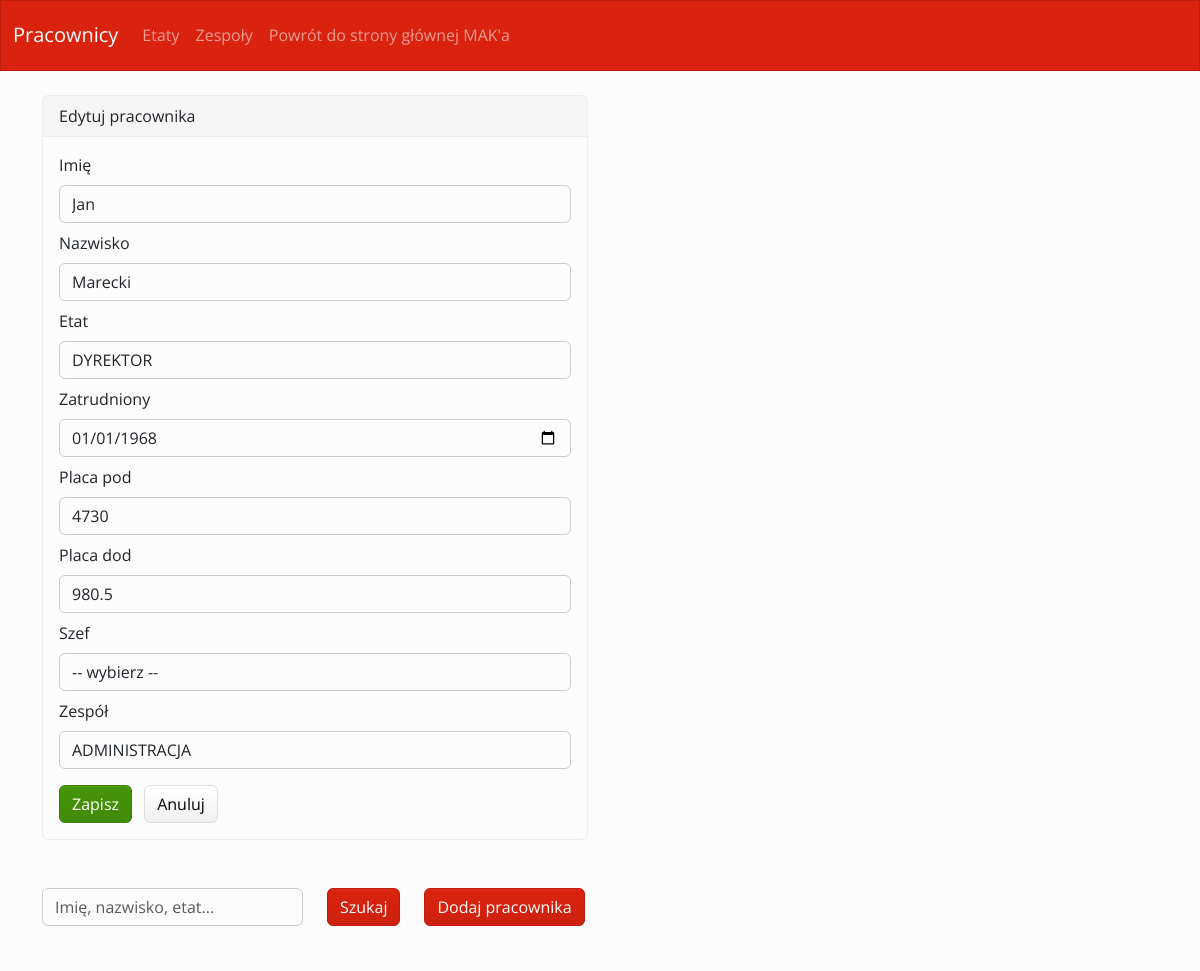
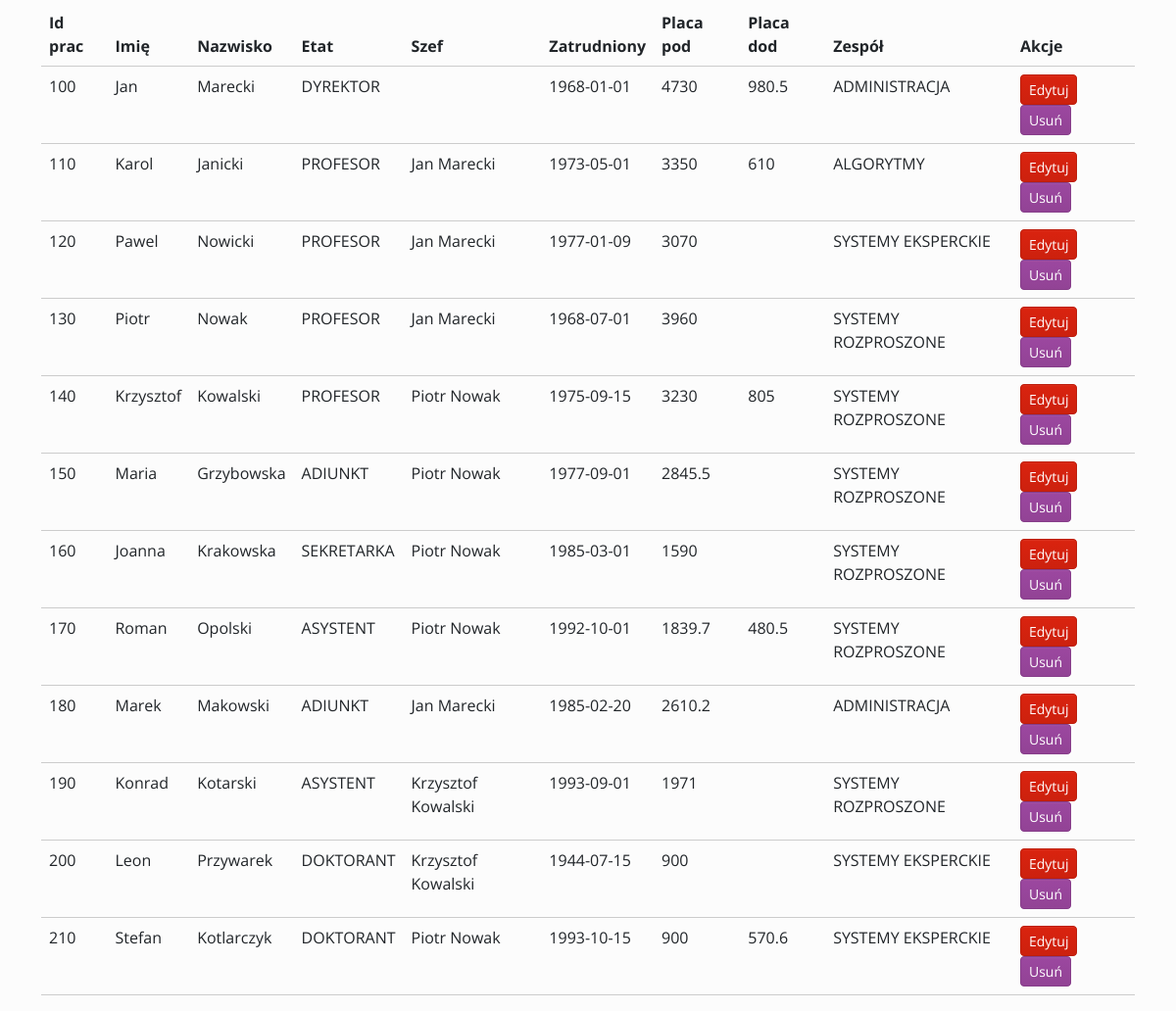
Screenshot of /index.php?edit=100 with the database file from the repository (2 pictures, top to bottom).
### tables this page shows
CREATE TABLE IF NOT EXISTS `pracownicy` (
  `ID_PRAC` int(11) NOT NULL AUTO_INCREMENT,
  `NAZWISKO` varchar(15) DEFAULT NULL,
  `IMIE` varchar(20) DEFAULT NULL,
  `ETAT` varchar(20) DEFAULT NULL,
  `ID_SZEFA` int(11) DEFAULT NULL,
  `ZATRUDNIONY` date DEFAULT NULL,
  `PLACA_POD` float DEFAULT NULL,
  `PLACA_DOD` float DEFAULT NULL,
  `ID_ZESP` int(11) DEFAULT NULL,
  PRIMARY KEY (`ID_PRAC`),
  KEY `FK_pracownicy_pracownicy` (`ID_SZEFA`),
  KEY `FK_pracownicy_zespoly` (`ID_ZESP`),
  CONSTRAINT `FK_pracownicy_pracownicy` FOREIGN KEY (`ID_SZEFA`) REFERENCES `pracownicy` (`ID_PRAC`),
  CONSTRAINT `FK_pracownicy_zespoly` FOREIGN KEY (`ID_ZESP`) REFERENCES `zespoly` (`ID_ZESP`)
);

CREATE TABLE IF NOT EXISTS `etaty` (
  `NAZWA` varchar(15) NOT NULL,
  `PLACA_OD` float DEFAULT NULL,
  `PLACA_DO` float DEFAULT NULL,
  PRIMARY KEY (`NAZWA`)
);

CREATE TABLE IF NOT EXISTS `zespoly` (
  `ID_ZESP` int(11) NOT NULL,
  `NAZWA` varchar(20) DEFAULT NULL,
  `ADRES` varchar(20) DEFAULT NULL,
  PRIMARY KEY (`ID_ZESP`)
);

### index.php (the view, shortened to what this page needs)
<?php
require_once 'database.php';
require_once 'functions.php';
$edit_row = null;
if (isset($_GET['edit']) && is_numeric($_GET['edit'])) {
    $e = $pdo->prepare("SELECT * FROM pracownicy WHERE ID_PRAC = :id");
    $e->execute([':id' => $_GET['edit']]);
    $edit_row = $e->fetch(PDO::FETCH_ASSOC);
}
?>
<!doctype html>
<html lang="en">
<head>
    <link href="bootstrap/css/bootstrap.min.css" rel="stylesheet">
</head>
<body>
    <?php
    $sql = "SELECT p.*, s.IMIE as SZEF_IMIE, s.NAZWISKO as SZEF_NAZWISKO, z.NAZWA as ZESPOL FROM pracownicy p LEFT JOIN pracownicy s ON p.ID_SZEFA = s.ID_PRAC LEFT JOIN zespoly z ON p.ID_ZESP = z.ID_ZESP";
    if(isset($_POST['submit']) && $_POST['search']!=''){
        $stmt = $pdo->prepare($sql . " WHERE p.IMIE LIKE :s OR p.NAZWISKO LIKE :s OR p.ETAT LIKE :s OR p.ZATRUDNIONY LIKE :s OR p.PLACA_POD LIKE :s OR p.PLACA_DOD LIKE :s OR z.NAZWA LIKE :s OR s.IMIE LIKE :s OR s.NAZWISKO LIKE :s");
        $stmt -> bindValue(':s', '%'.$_POST['search'].'%', PDO::PARAM_STR);
        $stmt->execute();
    }
    else{
        $stmt = $pdo->prepare($sql);
        $stmt->execute();
    }
    ?>
    <div class="container">
        <?php if ($edit_row): ?>
        <div class="row my-4">
            <div class="col-md-6">
                <div class="card">
                    <div class="card-header">Edytuj pracownika</div>
                    <div class="card-body">
                        <form method="post" action="">
                            <div class="mb-2"><label class="form-label">Imię</label><input type="text" class="form-control" name="imie" value="<?= htmlspecialchars($edit_row['IMIE']) ?>"></div>
                            <div class="mb-2"><label class="form-label">Nazwisko</label><input type="text" class="form-control" name="nazwisko" value="<?= htmlspecialchars($edit_row['NAZWISKO']) ?>"></div>
                            <div class="mb-2"><label class="form-label">Etat</label>
                            <select name="etat" class="form-control">
                                <?php
                                    $e = $pdo->query("SELECT NAZWA FROM etaty");
                                    while($r = $e->fetch(PDO::FETCH_ASSOC)){
                                        echo "<option value='".$r['NAZWA']."'";
                                        if($edit_row['ETAT']==$r['NAZWA']) echo " selected";
                                        echo ">".$r['NAZWA']."</option>";
                                    }
                                ?>
                            </select>
                            </div>
                            <div class="mb-2"><label class="form-label">Zatrudniony</label><input type="date" class="form-control" name="zatrudniony" value="<?= htmlspecialchars($edit_row['ZATRUDNIONY']) ?>"></div>
                            <div class="mb-2"><label class="form-label">Placa pod</label><input type="number" step="0.01" class="form-control <?php if(isset($errors['placa_pod'])) echo 'error-input'; ?>" name="placa_pod" value="<?= htmlspecialchars($edit_row['PLACA_POD']) ?>"></div>
                            <div class="mb-2"><label class="form-label">Placa dod</label><input type="number" step="0.01" class="form-control" name="placa_dod" value="<?= htmlspecialchars($edit_row['PLACA_DOD']) ?>"></div>
                            <div class="mb-2"><label class="form-label">Szef</label>
                            <select name="szef" class="form-control">
                                <option value="">-- wybierz --</option>
                            </select>
                            </div>
                            <div class="mb-2"><label class="form-label">Zespół</label>
                            <select name="zesp" class="form-control">
                                <?php
                                    $z = $pdo->query("SELECT ID_ZESP, NAZWA FROM zespoly");
                                    while($r = $z->fetch(PDO::FETCH_ASSOC)){
                                        echo "<option value='".$r['ID_ZESP']."'";
                                        if($edit_row['ID_ZESP']==$r['ID_ZESP']) echo " selected";
                                        echo ">".$r['NAZWA']."</option>";
                                    }
                                ?>
                            </select>
                            </div>
                            <button type="submit" name="edit_submit" class="btn btn-success mt-2">Zapisz</button>
                            <a href="index.php" class="btn btn-secondary mt-2 ms-2">Anuluj</a>
                        </form>
                    </div>
                </div>
            </div>
        </div>
        <?php endif; ?>
        <form action="" method="post">
        <div class="row my-5">
            <div class="col-md-3">
                <input type="text" class="form-control" name="search" placeholder="Imię, nazwisko, etat...">
            </div>
            <div class="col-auto">
                <input type="submit" class="btn btn-primary" name="submit" value="Szukaj">
            </div>
            <div class="col-auto">
                <a href="dodaj_pracownika.php" class="btn btn-primary">Dodaj pracownika</a>
            </div>
        </div>
        </form>
        <div class="row">
            <div class="col-12">
                <table class="table">
                    <thead>
                    <tr>
                        <th>Id prac</th>
                        <th>Imię</th>
                        <th>Nazwisko</th>
                        <th>Etat</th>
                        <th>Szef</th>
                        <th>Zatrudniony</th>
                        <th>Placa pod</th>
                        <th>Placa dod</th>
                        <th>Zespół</th>
                        <th>Akcje</th>
                    </tr>
                    </thead>
                    <tbody>
                    <?php
                    foreach ($stmt as $row){
                        echo '<tr>';
                        echo '<td>'.$row['ID_PRAC'].'</td>';
                        echo '<td>'.$row['IMIE'].'</td>';
                        echo '<td>'.$row['NAZWISKO'].'</td>';
                        echo '<td>'.$row['ETAT'].'</td>';
                        echo '<td>'.(!empty($row['SZEF_IMIE']) ? $row['SZEF_IMIE'].' '.$row['SZEF_NAZWISKO'] : ' '). '</td>';
                        echo '<td>'.$row['ZATRUDNIONY'].'</td>';
                        echo '<td>'.$row['PLACA_POD'].'</td>';
                        echo '<td>'.$row['PLACA_DOD'].'</td>';
                        echo '<td>'.$row['ZESPOL'].'</td>';
                        echo '<td>
                            <a href="index.php?edit='.$row['ID_PRAC'].'" class="btn btn-sm btn-primary me-1">Edytuj</a>
                            <a href="index.php?delete='.$row['ID_PRAC'].'" class="btn btn-sm btn-danger" onclick="return confirm(\'Czy na pewno usunąć? Zastanów się dobrze...\')">Usuń</a>
                        </td>';
                        echo '</tr>';
                    }
                    ?>
                    </tbody>
                </table>
            </div>
        </div>
    </div>
</body>
</html>

### rows the page displays
pracownicy: imie "Jan", nazwisko "Marecki", etat "DYREKTOR", zatrudniony "01/01/1968", placa_pod "4730", placa_dod "980.5", zesp "ADMINISTRACJA", ID_PRAC "100", IMIE "Jan", NAZWISKO "Marecki", ETAT "DYREKTOR", ZATRUDNIONY "1968-01-01", PLACA_POD "4730", PLACA_DOD "980.5", ID_ZESP.NAZWA "ADMINISTRACJA"
pracownicy: ID_PRAC "110", IMIE "Karol", NAZWISKO "Janicki", ETAT "PROFESOR", ID_SZEFA.IMIE "Jan", ID_SZEFA.NAZWISKO "Marecki", ZATRUDNIONY "1973-05-01", PLACA_POD "3350", PLACA_DOD "610", ID_ZESP.NAZWA "ALGORYTMY"
pracownicy: ID_PRAC "120", IMIE "Pawel", NAZWISKO "Nowicki", ETAT "PROFESOR", ID_SZEFA.IMIE "Jan", ID_SZEFA.NAZWISKO "Marecki", ZATRUDNIONY "1977-01-09", PLACA_POD "3070", ID_ZESP.NAZWA "SYSTEMY EKSPERCKIE"
pracownicy: ID_PRAC "130", IMIE "Piotr", NAZWISKO "Nowak", ETAT "PROFESOR", ID_SZEFA.IMIE "Jan", ID_SZEFA.NAZWISKO "Marecki", ZATRUDNIONY "1968-07-01", PLACA_POD "3960", ID_ZESP.NAZWA "SYSTEMY ROZPROSZONE"
pracownicy: ID_PRAC "140", IMIE "Krzysztof", NAZWISKO "Kowalski", ETAT "PROFESOR", ID_SZEFA.IMIE "Piotr", ID_SZEFA.NAZWISKO "Nowak", ZATRUDNIONY "1975-09-15", PLACA_POD "3230", PLACA_DOD "805", ID_ZESP.NAZWA "SYSTEMY ROZPROSZONE"
pracownicy: ID_PRAC "150", IMIE "Maria", NAZWISKO "Grzybowska", ETAT "ADIUNKT", ID_SZEFA.IMIE "Piotr", ID_SZEFA.NAZWISKO "Nowak", ZATRUDNIONY "1977-09-01", PLACA_POD "2845.5", ID_ZESP.NAZWA "SYSTEMY ROZPROSZONE"
pracownicy: ID_PRAC "160", IMIE "Joanna", NAZWISKO "Krakowska", ETAT "SEKRETARKA", ID_SZEFA.IMIE "Piotr", ID_SZEFA.NAZWISKO "Nowak", ZATRUDNIONY "1985-03-01", PLACA_POD "1590", ID_ZESP.NAZWA "SYSTEMY ROZPROSZONE"
pracownicy: ID_PRAC "170", IMIE "Roman", NAZWISKO "Opolski", ETAT "ASYSTENT", ID_SZEFA.IMIE "Piotr", ID_SZEFA.NAZWISKO "Nowak", ZATRUDNIONY "1992-10-01", PLACA_POD "1839.7", PLACA_DOD "480.5", ID_ZESP.NAZWA "SYSTEMY ROZPROSZONE"
pracownicy: ID_PRAC "180", IMIE "Marek", NAZWISKO "Makowski", ETAT "ADIUNKT", ID_SZEFA.IMIE "Jan", ID_SZEFA.NAZWISKO "Marecki", ZATRUDNIONY "1985-02-20", PLACA_POD "2610.2", ID_ZESP.NAZWA "ADMINISTRACJA"
pracownicy: ID_PRAC "190", IMIE "Konrad", NAZWISKO "Kotarski", ETAT "ASYSTENT", ID_SZEFA.IMIE "Krzysztof", ID_SZEFA.NAZWISKO "Kowalski", ZATRUDNIONY "1993-09-01", PLACA_POD "1971", ID_ZESP.NAZWA "SYSTEMY ROZPROSZONE"
pracownicy: ID_PRAC "200", IMIE "Leon", NAZWISKO "Przywarek", ETAT "DOKTORANT", ID_SZEFA.IMIE "Krzysztof", ID_SZEFA.NAZWISKO "Kowalski", ZATRUDNIONY "1944-07-15", PLACA_POD "900", ID_ZESP.NAZWA "SYSTEMY EKSPERCKIE"
pracownicy: ID_PRAC "210", IMIE "Stefan", NAZWISKO "Kotlarczyk", ETAT "DOKTORANT", ID_SZEFA.IMIE "Piotr", ID_SZEFA.NAZWISKO "Nowak", ZATRUDNIONY "1993-10-15", PLACA_POD "900", PLACA_DOD "570.6", ID_ZESP.NAZWA "SYSTEMY EKSPERCKIE"
